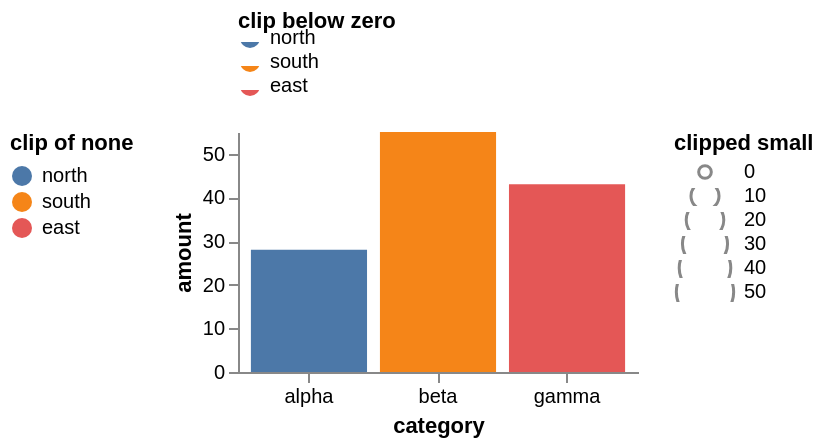

Describe this chart as a Vega-Lite specification.
### Vega specification from a JSON file in a GitHub repository (floating-point values rounded to 4 significant figures)
{"$schema": "https://vega.github.io/schema/vega/v6.json", "description": "clipHeight on three legends: one smaller than the labels, one zero and one negative. The entry group gains a rectangle of its own and stops being noBound, the symbol inside it is clipped while the label is not, and the symbol therefore contributes nothing to the row's measurement — so a clipped row is as tall as its label and starts at the entry's own origin.", "width": 200, "height": 120, "padding": 5, "data": [{"name": "t", "values": [{"c": "alpha", "v": 28, "g": "north"}, {"c": "beta", "v": 55, "g": "south"}, {"c": "gamma", "v": 43, "g": "east"}]}], "scales": [{"name": "x", "type": "band", "domain": {"data": "t", "field": "c"}, "range": "width", "padding": 0.1}, {"name": "y", "type": "linear", "domain": {"data": "t", "field": "v"}, "range": "height", "nice": true}, {"name": "colour", "type": "ordinal", "domain": {"data": "t", "field": "g"}, "range": "category"}, {"name": "area", "type": "linear", "domain": {"data": "t", "field": "v"}, "range": [40, 900]}], "axes": [{"orient": "bottom", "scale": "x", "title": "category"}, {"orient": "left", "scale": "y", "title": "amount", "tickCount": 4}], "legends": [{"size": "area", "title": "clipped small", "orient": "right", "clipHeight": 8}, {"fill": "colour", "title": "clip of none", "orient": "left", "clipHeight": 0}, {"fill": "colour", "title": "clip below zero", "orient": "top", "clipHeight": -4}], "marks": [{"type": "rect", "from": {"data": "t"}, "encode": {"enter": {"x": {"scale": "x", "field": "c"}, "width": {"scale": "x", "band": 1}, "y": {"scale": "y", "field": "v"}, "y2": {"scale": "y", "value": 0}, "fill": {"scale": "colour", "field": "g"}}}}]}
